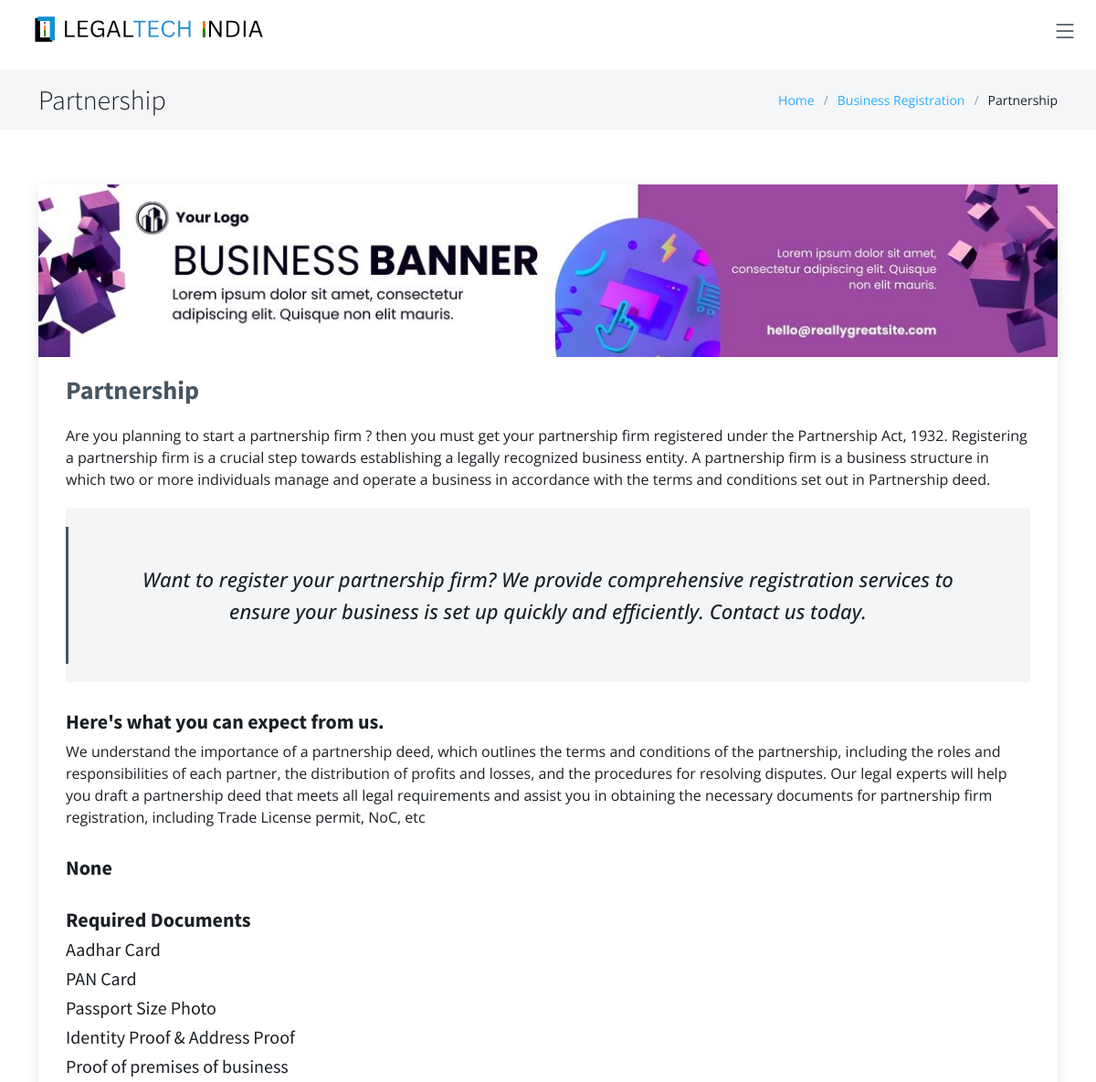
The app's page /business/part/ (upper part), older data.
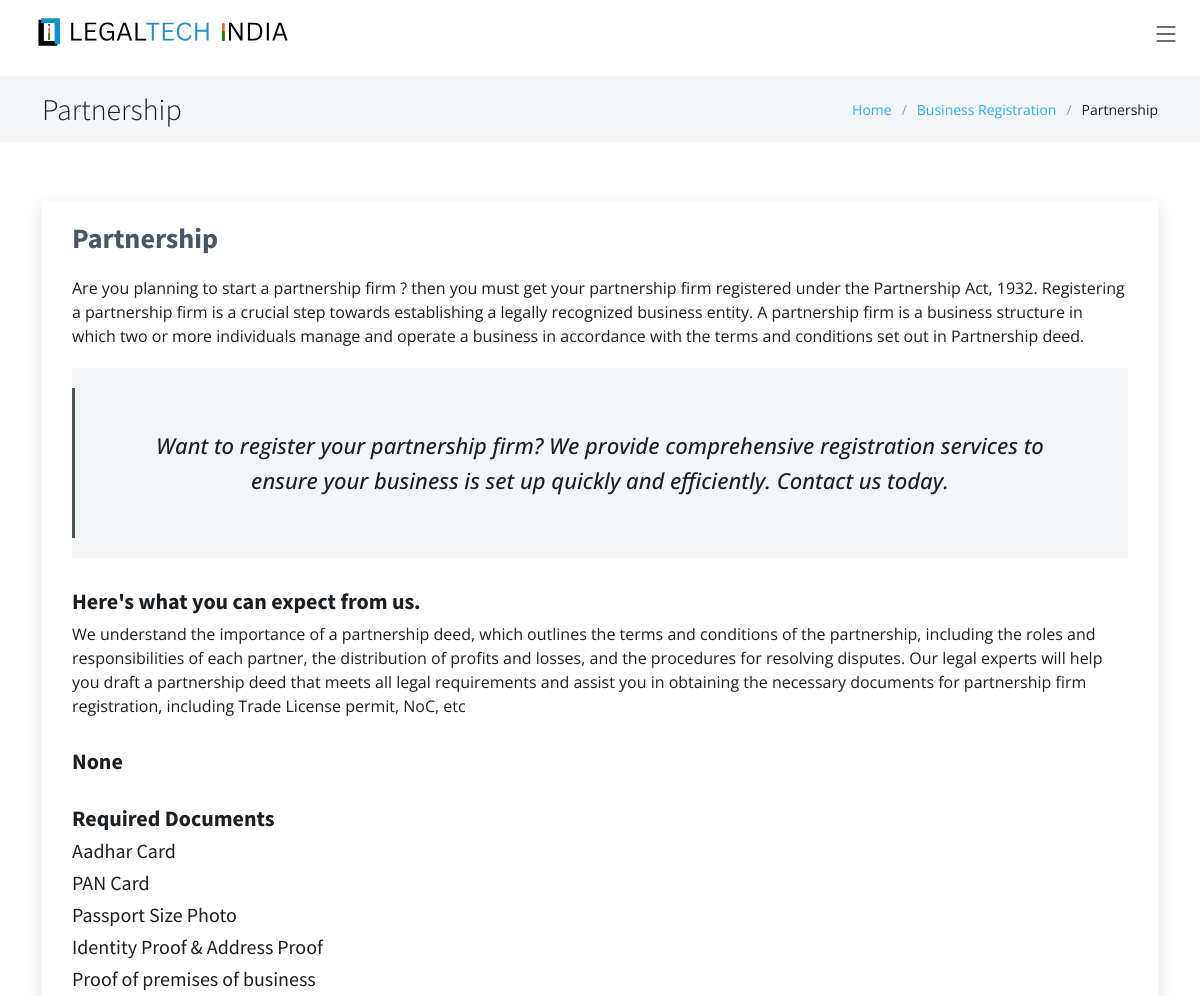
The same page, newer data.
### main/models.py (models this page shows, shortened)
class Business_Registration(models.Model):
    main_service = models.CharField(max_length=50,default="Business Registration" )
    main_service_link = models.CharField(max_length=50, default="/business/")
    name = models.CharField(max_length=200)
    description1 = models.TextField()
    sec_name = models.CharField(max_length=200 ,default='Service Details',blank=True, null=True)
    description2 = models.TextField(blank=True, null=True)
    third_name = models.CharField(max_length=200 ,default='Service Details',blank=True, null=True)
    description3 = models.TextField(blank=True, null=True)
    quote = models.CharField(max_length=200)
    doc_title = models.CharField(max_length=200 ,default='Required Documents')
    documents = models.ManyToManyField(Documents)
    con_title = models.CharField(max_length=200, default='Conclusion')
    conclusion = models.TextField(default='default')
    image = models.ImageField(upload_to='services/', null=True, blank=True)
    slug = models.SlugField(unique=True, null=True, blank=True)
    question1 = models.CharField(max_length=255 , default='question1')
    answer1 = models.TextField( default='answer1')
    question2 = models.CharField(max_length=255, default='question2')
    answer2 = models.TextField(default='answer2')
    question3 = models.CharField(max_length=255, default='question3')
    answer3 = models.TextField(default='answer3')
    question4 = models.CharField(max_length=255, default='question4')
    answer4 = models.TextField(default='answer4')
    question5 = models.CharField(max_length=255, default='question5')
    answer5 = models.TextField(default='answer5')
    objects = ServiceManager()

### main/views.py (the view)
# urls.py: path('business/<slug:slug>/', views.business_registration, name='business_registration'),
def business_registration(request, slug):
    service = get_object_or_404(Business_Registration, slug=slug)
    context = {
        'service': service,
    }
    return render(request, 'service_details.html', context)

### main/templates/service_details.html (shortened to what this page needs)
{% load static %}
<!DOCTYPE html>
<html lang="en">
<head>
  <link href="{% static 'assets/vendor/bootstrap/css/bootstrap.min.css' %}" rel="stylesheet">
  <link href="{% static 'assets/vendor/bootstrap-icons/bootstrap-icons.css' %}" rel="stylesheet">
  <link href="{% static 'assets/vendor/aos/aos.css' %}" rel="stylesheet">
  <link href="{% static 'assets/vendor/glightbox/css/glightbox.min.css' %}" rel="stylesheet">
  <link href="{% static 'assets/vendor/swiper/swiper-bundle.min.css' %}" rel="stylesheet">
  <link href="{% static 'assets/css/variables.css' %}" rel="stylesheet">
  <link href="{% static 'assets/css/main.css' %}" rel="stylesheet">
</head>
<body>
  {% include 'header.html' %}
  <main id="main">
    <div class="breadcrumbs">
      <div class="container">
        <div class="d-flex justify-content-between align-items-center">
          <h2>{{ service.name }}</h2>
          <ol>
            <li><a href="index.html">Home</a></li>
            <li><a href="{{service.main_service_link}}">{{ service.main_service }}</a></li>
            <li>{{ service.name }}</li>
          </ol>
        </div>
      </div>
    </div>
    <section id="blog" class="blog">
      <div class="container" data-aos="fade-up">
        <div class="row g-5">
          <div class="col-lg-12">
            <article class="blog-details">
              <div class="post-img">
              {% if service.image %}
                <img src="{{ service.image.url }}" alt="{{ service.name }}" class="img-fluid">
             {% endif %}
              </div>
              <h2 class="title">{{ service.name }}</h2>
              <div class="content">
                <p>
                  {{ service.description1 }}
                </p>
                <blockquote>
                  <p>
                    {{ service.quote }}
                  </p>
                </blockquote>
                <h3>
                  {{ service.sec_name }}
                </h3>
                <p>
                  {{ service.description2 }}
                </p>
                <h3>
                  {{ service.third_name }}
                </h3>
                <h3>
                  {{ service.doc_title }}
                </h3>
                {% for document in service.documents.all %}
                <h5 >{{ document.doc_name }}</h5>
                {% endfor %}
          </div>
        </div>
      </div>
    </section>
</body>
</html>

Row changes from the older to the newer data that the page shows:
changed Business_Registration "Partnership": image: picture removed
